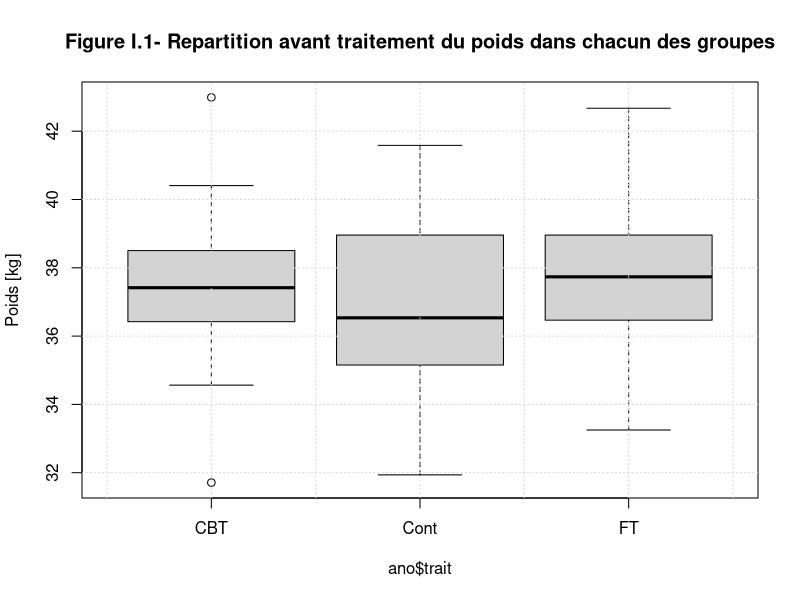
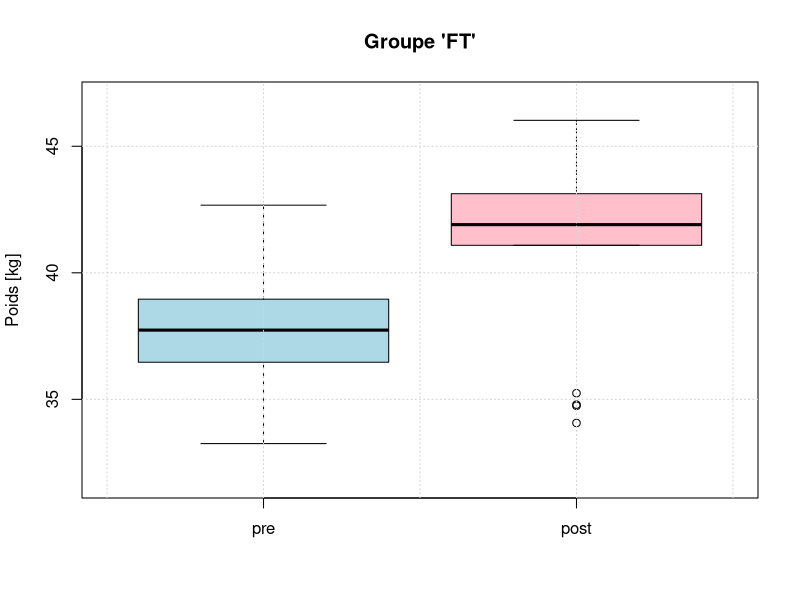
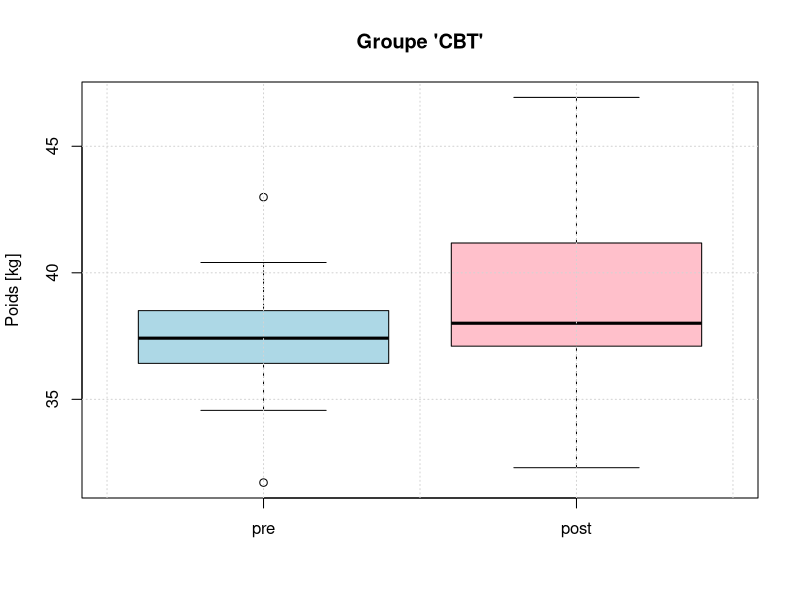
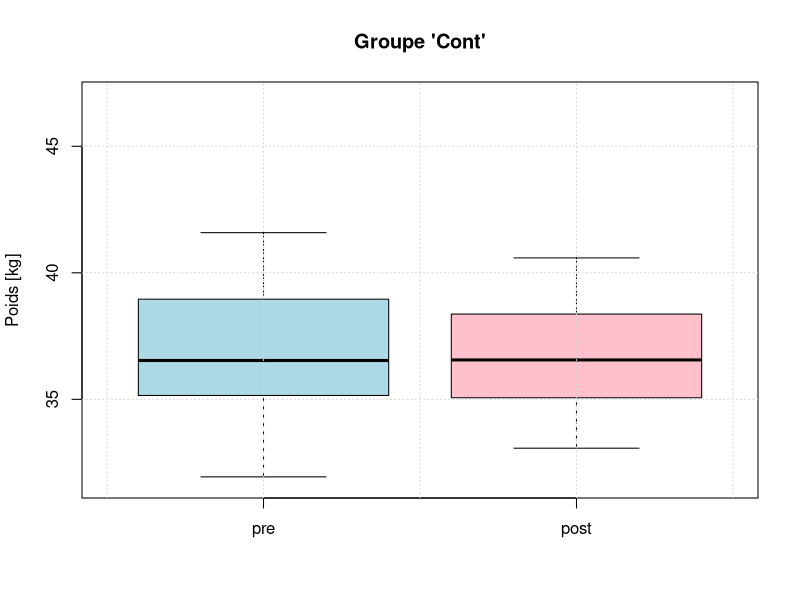
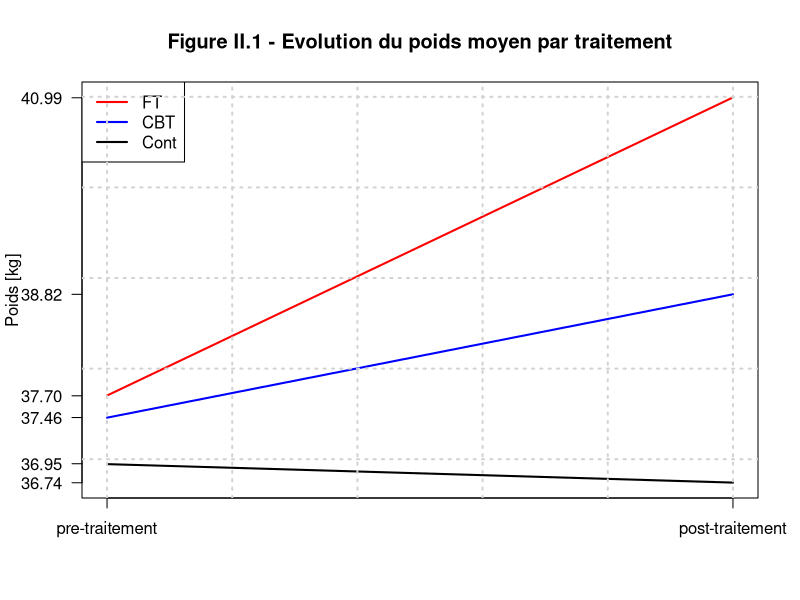
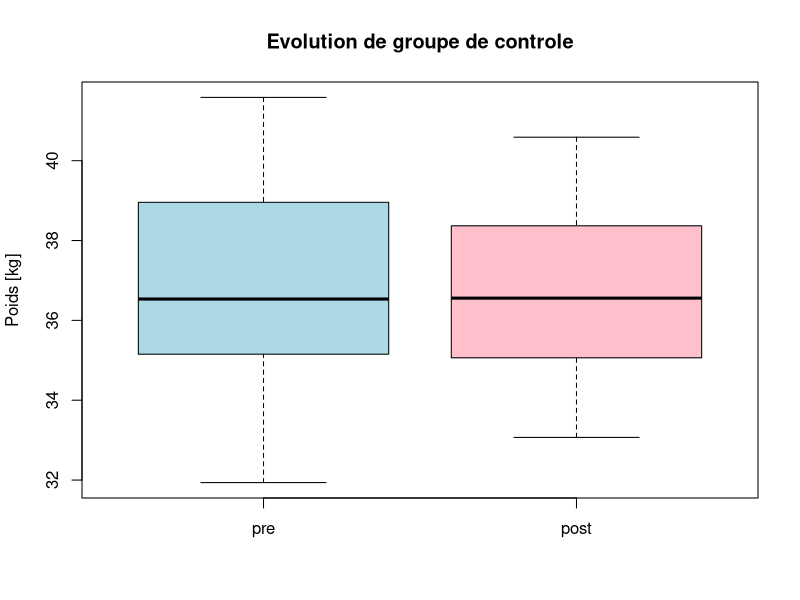
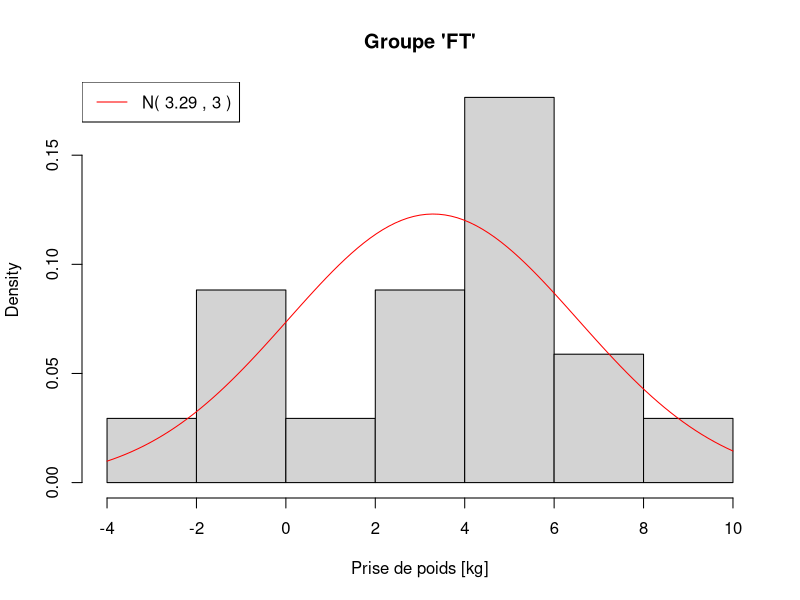
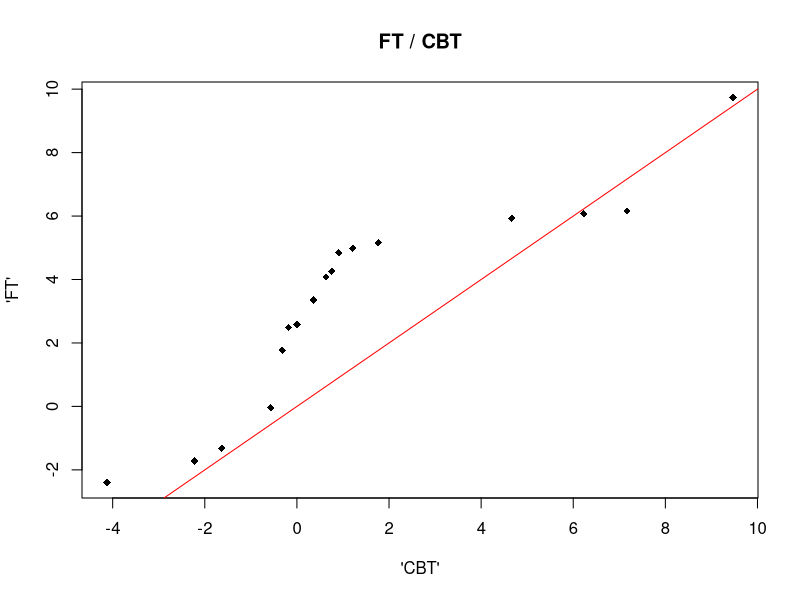

Source code (R) for these figures, in order:
## ---- chunk 1
#Importation du data.frame:
ano <- read.table(file = "DonneesAnorexie.txt",header = TRUE)
#Conversion du poids en [kg]:
ano$pre <- ano$pre*0.453
ano$post <- ano$post*0.453
#Extraction des données par types de traitements:
ano_Cont <- ano[which(ano$trait=='Cont'),]
ano_FT <- ano[which(ano$trait=='FT'),]
ano_CBT <- ano[which(ano$trait=='CBT'),]
## ---- chunk 2
c1 <- c('FT','CBT','Cont')
c2 <- c(nrow(ano_FT),nrow(ano_CBT),nrow(ano_Cont))
c3 <- c(paste(round(mean(ano_FT$pre),1)," kg"),paste(round(mean(ano_CBT$pre),1)," kg"),paste(round(mean(ano_Cont$pre),1)," kg"))
c4 <- c(paste(round(mean(ano_FT$post),1),"kg"),paste(round(mean(ano_CBT$post),1),"kg"),paste(round(mean(ano_Cont$post),1),"kg"))
presentation <- data.frame(c1,c2,c3,c4)
names(presentation) <- c('Type de thérapie','Nombre de Patients','    Poids moyen initial','Poids moyen final')
library(knitr)
## ---- chunk 3
boxplot(ano$pre~ano$trait,main = "Figure I.1- Repartition avant traitement du poids dans chacun des groupes",ylab="Poids [kg]")
grid()
## ---- chunk 4
boxplot(ano_FT[,c(2,3)],main="Groupe 'FT'",col=c("lightblue","pink"),ylab="Poids [kg]",ylim=c(min(ano[,c(2,3)]),max(ano[,c(2,3)])))
grid()
## ---- chunk 5
boxplot(ano_CBT[,c(2,3)],main="Groupe 'CBT'",col=c("lightblue","pink"),ylab="Poids [kg]",ylim=c(min(ano[,c(2,3)]),max(ano[,c(2,3)])))
grid()
## ---- chunk 6
boxplot(ano_Cont[,c(2,3)],main="Groupe 'Cont'",col=c("lightblue","pink"),ylab="Poids [kg]",ylim=c(min(ano[,c(2,3)]),max(ano[,c(2,3)])))
grid()
## ---- chunk 7
titres.tabl_FT <- c("Maximum","Mediane","Minimum")
q.pre_FT <- round(c(max(ano_FT$pre),median(ano_FT$pre),min(ano_FT$pre)),2)
q.post_FT <- round(c(max(ano_FT$post),median(ano_FT$post),min(ano_FT$post)),2)
tabl_FT <- data.frame(titres.tabl_FT,q.pre_FT,q.post_FT)
names(tabl_FT) <- c("'FT' en [kg]","Avant","Apres")
## ---- chunk 8
titres.tabl_CBT <- c("Maximum","Mediane","Minimum")
q.pre_CBT <- round(c(max(ano_CBT$pre),median(ano_CBT$pre),min(ano_CBT$pre)),2)
q.post_CBT <- round(c(max(ano_CBT$post),median(ano_CBT$post),min(ano_CBT$post)),2)
tabl_CBT <- data.frame(titres.tabl_CBT,q.pre_CBT,q.post_CBT)
names(tabl_CBT) <- c("'CBT' en [kg]","Avant","Apres")
## ---- chunk 9
titres.tabl_Cont <- c("Maximum","Mediane","Minimum")
q.pre_Cont <- round(c(max(ano_Cont$pre),median(ano_Cont$pre),min(ano_Cont$pre)),2)
q.post_Cont <- round(c(max(ano_Cont$post),median(ano_Cont$post),min(ano_Cont$post)),2)
tabl_Cont <- data.frame(titres.tabl_Cont,q.pre_Cont,q.post_Cont)
names(tabl_Cont) <- c("'Cont' en [kg]","Avant","Apres")
## ---- chunk 10
ano_Cont$diff <- ano_Cont$post - ano_Cont$pre
ano_FT$diff <- ano_FT$post - ano_FT$pre
ano_CBT$diff <- ano_CBT$post - ano_CBT$pre
a1 <- sum(ano_Cont$diff > 0)
a2 <- sum(ano_CBT$diff > 0)
a3 <- sum(ano_FT$diff > 0)
c3 <- c(paste(a1,"  / ",nrow(ano_Cont)),paste(100*round(a1/nrow(ano_Cont),3),'%'),round(mean(ano_Cont$diff),2))
c2 <- c(paste(a2,"  / ",nrow(ano_CBT)),paste(100*round(a2/nrow(ano_CBT),3),'%'),round(mean(ano_CBT$diff),2))
c1 <- c(paste(a3,"  / ",nrow(ano_FT)),paste(100*round(a3/nrow(ano_FT),3),'%'),round(mean(ano_FT$diff),2))
cx <- c("Patients en prise de poids","Pourcentage de reussites","Prise/Perte moyen [kg]")
tabl1 <- data.frame(cx,c1,c2,c3)
names(tabl1) <- c(' ','FT','CBT','Cont')
kable(tabl1)
## ---- chunk 11
y1 <- c( mean(ano_Cont$pre), mean(ano_Cont$post) )
y2 <- c (mean(ano_FT$pre), mean(ano_FT$post) )
y3 <- c (mean(ano_CBT$pre), mean(ano_CBT$post) )
plot(c(0,0),c(0,0),xlim=c(1,2),ylim = c(min(y1,y2,y3), max(y1,y2,y3)),yaxt='n',xaxt='n',xlab = '',ylab = 'Poids [kg]',las = 1,main = "Figure II.1 - Evolution du poids moyen par traitement")
axis(side = 1,at=c(1,2),labels=c('pre-traitement','post-traitement'))
axis(side = 2,at=round(c(y1,y2,y3),2),las=1)
lines(y1,col='black',lwd=2)
lines(y2,col='red', lwd=2)
lines(y3,col='blue', lwd=2)
legend('topleft',c("FT","CBT","Cont"),col=c('red','blue','black'),lwd=rep(2,3))
grid(lwd=2)
## ---- chunk 12
boxplot(ano_Cont[,c(2,3)],col=c("lightblue","pink"),main="Evolution de groupe de controle",ylab="Poids [kg]")
## ---- chunk 13
hist(ano_FT$diff,freq= FALSE,main = "Groupe 'FT'",xlab="Prise de poids [kg]");
curve(dnorm(x,mean(ano_FT$diff),sd(ano_FT$diff)),add=TRUE,col="red")
mu <- round(mean(ano_FT$diff),2)
sig <- round(mean(sd(ano_FT$diff),1))
legend('topleft',lty=1,col='red',paste("N(",mu,",",sig,")"))
## ---- chunk 14
qqplot(ano_CBT$diff,ano_FT$diff,pch=18,main='FT / CBT',xlab = "'CBT'", ylab ="'FT'")
abline(0,1,col='red')
## ---- chunk 15
hist(ano_CBT$diff,freq = FALSE,main="Groupe 'CBT'",xlab="Prise de poids [kg]");
curve(dnorm(x,mean(ano_CBT$diff),sd(ano_CBT$diff)),add=TRUE,col="red")
mu <- round(mean(ano_CBT$diff),2)
sig <- round(mean(sd(ano_CBT$diff),1))
legend('topright',col='red',lty=1,paste("N(",mu,",",sig,")"))
## ---- chunk 16
ano_CBT$diff.std <- (ano_CBT$diff-mean(ano_CBT$diff))/sd(ano_CBT$diff)
qqnorm(ano_CBT$diff.std,pch=18,main='Approximation de la loi de CBT par une loi normale' )
abline(0,1,col='red')
